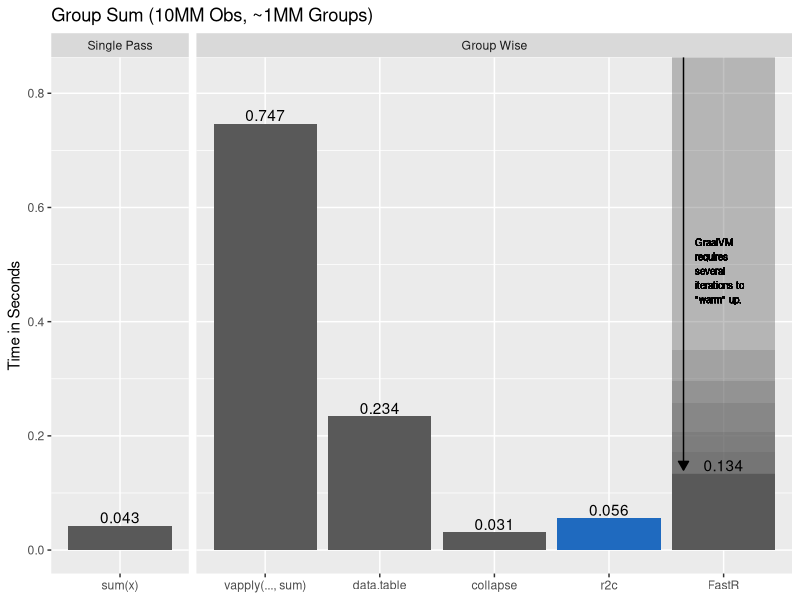
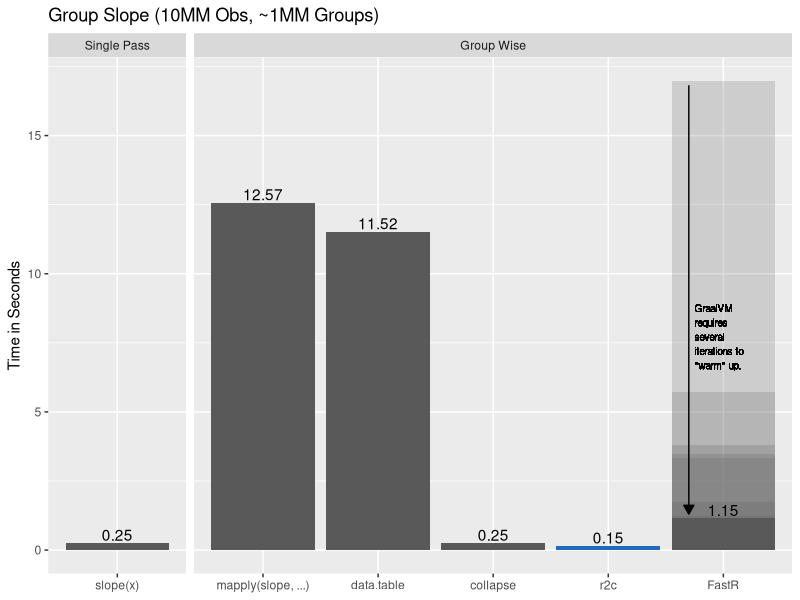
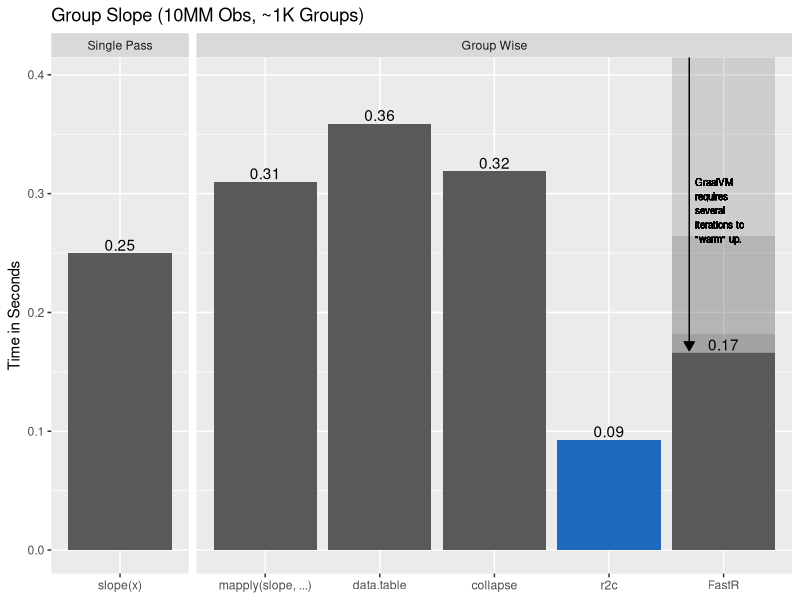
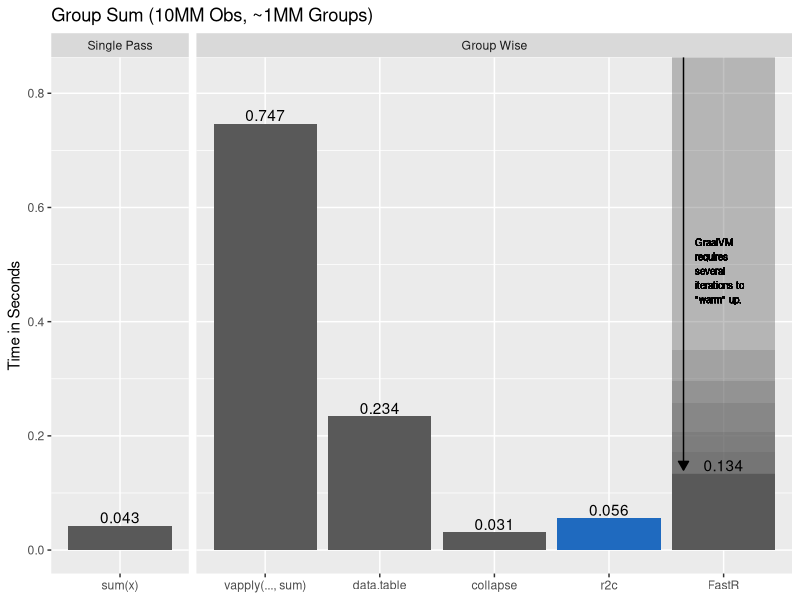
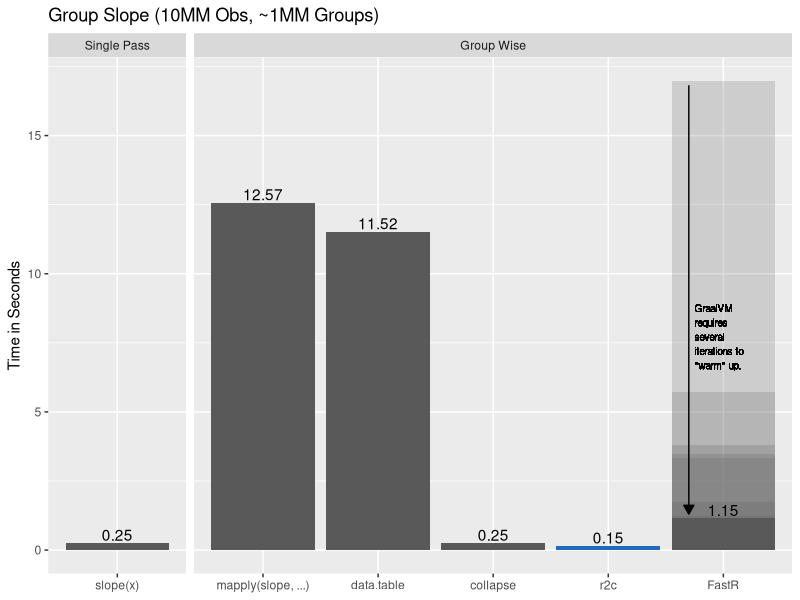
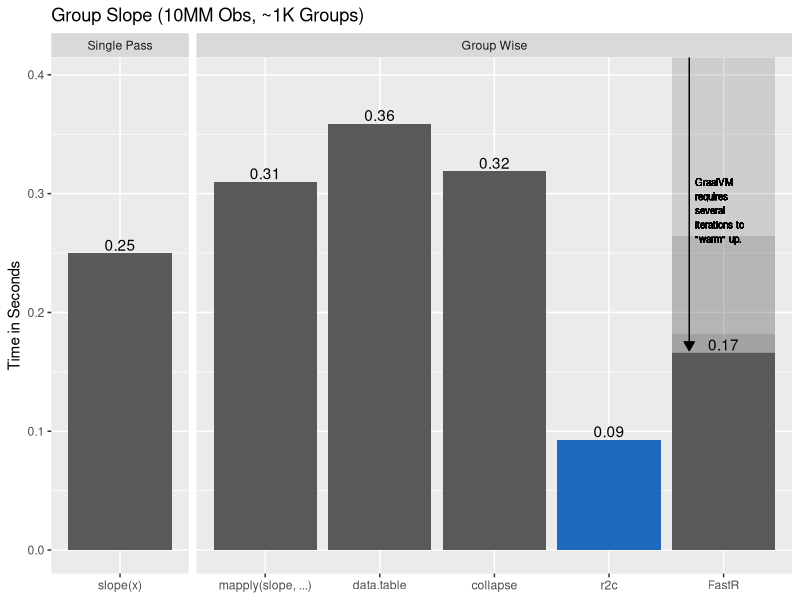

Write R code to recreate these figures, in order.
# Code used to generate the README plots

library(ggplot2)
types <- c('Single Pass', 'Group Wise')
width <- 6
height <- 4
y.coord.mult <- 1.1

# - Sum ------------------------------------------------------------------------

graal.sum <- read.table(
  text=grep(
    "\\d+\\.\\d+", readLines('extra/benchmarks-graal-sum.txt'),
    value=TRUE
) )
Method <- c('sum(x)', 'vapply(..., sum)', 'data.table', 'collapse', 'r2c',
'FastR')
time <- c(0.043, 0.747, 0.234, 0.031, 0.056)
graal.time <- unique(cummin(graal.sum[['V3']]))
arrow.range <- c(min(graal.time), max(time))
graal.disp.max <- min(c(max(time) * y.coord.mult, max(graal.time)))

dat <- data.frame(
  Method=factor(Method, levels=Method),
  type=factor(c('Single Pass', rep('Group Wise', 5)), levels=types),
  time=c(time, min(graal.time))
)
dat.graal <- data.frame(
  Method=factor('FastR', levels=Method),
  type=factor('Group Wise', levels=types),
  time=graal.time
)
dat.both <- rbind(
  cbind(dat.graal, alpha=.2),
  cbind(dat, alpha=1)
)
dat.arrow <- data.frame(
  Method=factor('FastR', levels=Method),
  time=rev(range(arrow.range)) + diff(range(arrow.range)) * c(.5,.01),
  type=factor('Group Wise', levels=types)
)
(p <- ggplot(dat.both, aes(y=time)) +
  geom_col(aes(x=Method, alpha=I(alpha), fill=Method), position='identity') +
  geom_line(
    aes(x=I(rep(4.65, 2))),
    data=dat.arrow, arrow=arrow(type='closed', length=unit(.1, "inches")),
  ) +
  geom_text(
    x=4.75, y=mean(c(min(graal.time), graal.disp.max)),
    label=paste0(
      strwrap("GraalVM requires several iterations to \"warm\" up.", 16),
      collapse="\n"
    ),
    size=2.5,
    hjust=0, vjust=.4
  ) +
  geom_text(data=dat, aes(x=Method, label=time), vjust=-.2) +
  ggtitle("Group Sum (10MM Obs, ~1MM Groups)") +
  facet_grid(.~type, drop=TRUE, scales="free_x", space="free") +
  scale_fill_manual(values=c(r2c='#1F6ABF'), guide="none", na.value='grey35') +
  ylab("Time in Seconds") + xlab(NULL) +
  coord_cartesian(ylim=c(0, graal.disp.max))
)
ggsave("extra/time_gsum_all-vs.png", p, width=width, height=height)

# - Slope 1e6 G ----------------------------------------------------------------

graal.slope <- read.table(
  text=grep(
    "\\d+\\.\\d+", readLines('extra/benchmarks-graal-mapply.txt'),
    value=TRUE
) )
Method <- c(
'slope(x)', 'mapply(slope, ...)', 'data.table', 'collapse', 'r2c', 'FastR'
)
time <- c(0.250, 12.570 , 11.519, .247, .150)
graal.time <- unique(cummin(graal.slope[['V3']]))
graal.disp.max <- min(c(max(time) * y.coord.mult, max(graal.time)))
dat <- data.frame(
  Method=factor(Method, levels=Method),
  type=factor(c('Single Pass', rep('Group Wise', 5)), levels=types),
  time=c(time, min(graal.time))
)
dat.graal <- data.frame(
  Method=factor('FastR', levels=Method),
  type=factor('Group Wise', levels=types),
  time=graal.time
)
dat.both <- rbind(
  cbind(dat.graal, alpha=.2),
  cbind(dat, alpha=1)
)
dat.arrow <- data.frame(
  Method=factor('FastR', levels=Method),
  time=rev(range(graal.time)) + diff(range(graal.time)) * c(-.01,.01),
  type=factor('Group Wise', levels=types)
)
(p <- ggplot(dat.both, aes(y=time)) +
  geom_col(aes(x=Method, alpha=I(alpha), fill=Method), position='identity') +
  geom_line(
    aes(x=I(rep(4.7, 2))),
    data=dat.arrow, arrow=arrow(type='closed', length=unit(.1, "inches")),
  ) +
  geom_text(
    x=4.75, y=mean(c(min(graal.time), graal.disp.max)),
    label=paste0(
      strwrap("GraalVM requires several iterations to \"warm\" up.", 16),
      collapse="\n"
    ),
    size=2.5,
    hjust=0, vjust=.4
  ) +
  geom_text(data=dat, aes(x=Method, label=round(time, 2)), vjust=-.2) +
  ggtitle("Group Slope (10MM Obs, ~1MM Groups)") +
  facet_grid(.~type, drop=TRUE, scales="free_x", space="free") +
  scale_fill_manual(values=c(r2c='#1F6ABF'), guide="none", na.value='grey35') +
  ylab("Time in Seconds") + xlab(NULL))
ggsave("extra/time_glope_all-vs.png", p, width=width, height=height)

# - Slope 1e3 G ----------------------------------------------------------------

graal.slope.3 <- read.table(
  text=grep(
    "\\d+\\.\\d+", readLines('extra/benchmarks-graal-mapply-1e3.txt'),
    value=TRUE
) )
Method <- c(
'slope(x)', 'mapply(slope, ...)', 'data.table', 'collapse', 'r2c', 'FastR'
)
graal.time <- unique(cummin(graal.slope.3[['V3']]))
time <- c(0.250, 0.310, 0.359, .319, .093)
arrow.range <- c(min(graal.time), max(time))
graal.disp.max <- min(c(max(time) * y.coord.mult, max(graal.time)))

dat <- data.frame(
  Method=factor(Method, levels=Method),
  type=factor(c('Single Pass', rep('Group Wise', 5)), levels=types),
  time=c(time, min(graal.time))
)
dat.graal <- data.frame(
  Method=factor('FastR', levels=Method),
  type=factor('Group Wise', levels=types),
  time=graal.time
)
dat.both <- rbind(
  cbind(dat.graal, alpha=.2),
  cbind(dat, alpha=1)
)
dat.arrow <- data.frame(
  Method=factor('FastR', levels=Method),
  time=rev(range(arrow.range)) + diff(range(arrow.range)) * c(.5,.01),
  type=factor('Group Wise', levels=types)
)
(p <- ggplot(dat.both, aes(y=time)) +
  geom_col(aes(x=Method, alpha=I(alpha), fill=Method), position='identity') +
  geom_line(
    aes(x=I(rep(4.7, 2))),
    data=dat.arrow, arrow=arrow(type='closed', length=unit(.1, "inches")),
  ) +
  geom_text(
    x=4.75, y=mean(c(min(graal.time), graal.disp.max)),
    label=paste0(
      strwrap("GraalVM requires several iterations to \"warm\" up.", 16),
      collapse="\n"
    ),
    size=2.5,
    hjust=0, vjust=.4
  ) +
  geom_text(data=dat, aes(x=Method, label=round(time, 2)), vjust=-.2) +
  ggtitle("Group Slope (10MM Obs, ~1K Groups)") +
  facet_grid(.~type, drop=TRUE, scales="free_x", space="free") +
  scale_fill_manual(values=c(r2c='#1F6ABF'), guide="none", na.value='grey35') +
  ylab("Time in Seconds") + xlab(NULL) +
  coord_cartesian(ylim=c(0, graal.disp.max))
)
ggsave("extra/time_gslope_all_1e3-vs.png", p, width=width, height=height)


